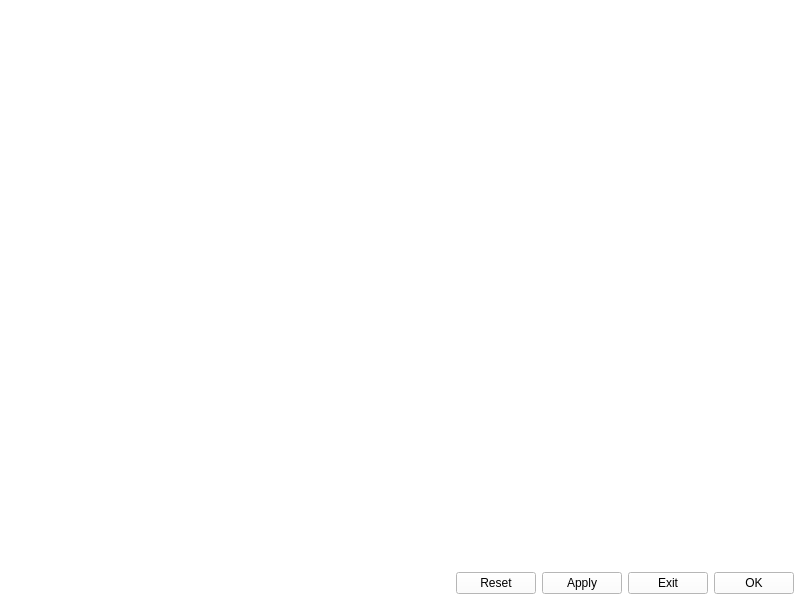
<?xml version="1.0" encoding="UTF-8"?>
<ui version="4.0">
 <class>MainWindow</class>
 <widget class="QMainWindow" name="MainWindow">
  <property name="geometry">
   <rect>
    <x>0</x>
    <y>0</y>
    <width>800</width>
    <height>600</height>
   </rect>
  </property>
  <property name="sizePolicy">
   <sizepolicy hsizetype="Minimum" vsizetype="Minimum">
    <horstretch>0</horstretch>
    <verstretch>0</verstretch>
   </sizepolicy>
  </property>
  <property name="minimumSize">
   <size>
    <width>200</width>
    <height>200</height>
   </size>
  </property>
  <property name="windowTitle">
   <string>Alterator Application Components</string>
  </property>
  <property name="styleSheet">
   <string notr="true">QMainWindow{
	background-color: white;
}</string>
  </property>
  <widget class="QWidget" name="centralwidget">
   <property name="sizePolicy">
    <sizepolicy hsizetype="Minimum" vsizetype="Minimum">
     <horstretch>10</horstretch>
     <verstretch>10</verstretch>
    </sizepolicy>
   </property>
   <property name="styleSheet">
    <string notr="true">QWidget{
	background-color: white;
}</string>
   </property>
   <layout class="QVBoxLayout" name="verticalLayout_2">
    <property name="spacing">
     <number>6</number>
    </property>
    <property name="leftMargin">
     <number>6</number>
    </property>
    <property name="topMargin">
     <number>6</number>
    </property>
    <property name="rightMargin">
     <number>6</number>
    </property>
    <property name="bottomMargin">
     <number>6</number>
    </property>
    <item>
     <widget class="amc::ComponentsWidget" name="componentsWidget" native="true">
      <property name="sizePolicy">
       <sizepolicy hsizetype="MinimumExpanding" vsizetype="MinimumExpanding">
        <horstretch>0</horstretch>
        <verstretch>0</verstretch>
       </sizepolicy>
      </property>
     </widget>
    </item>
    <item>
     <layout class="QHBoxLayout" name="horizontalLayout">
      <property name="leftMargin">
       <number>0</number>
      </property>
      <property name="topMargin">
       <number>0</number>
      </property>
      <property name="rightMargin">
       <number>0</number>
      </property>
      <property name="bottomMargin">
       <number>0</number>
      </property>
      <item>
       <spacer name="horizontalSpacer">
        <property name="orientation">
         <enum>Qt::Horizontal</enum>
        </property>
        <property name="sizeHint" stdset="0">
         <size>
          <width>40</width>
          <height>20</height>
         </size>
        </property>
       </spacer>
      </item>
      <item>
       <widget class="QPushButton" name="resetPushButton">
        <property name="text">
         <string>Reset</string>
        </property>
       </widget>
      </item>
      <item>
       <widget class="QPushButton" name="applyPushButton">
        <property name="text">
         <string>Apply</string>
        </property>
       </widget>
      </item>
      <item>
       <widget class="QPushButton" name="exitPushButton">
        <property name="text">
         <string>Exit</string>
        </property>
       </widget>
      </item>
      <item>
       <widget class="QPushButton" name="okPushButton">
        <property name="text">
         <string>OK</string>
        </property>
       </widget>
      </item>
     </layout>
    </item>
   </layout>
  </widget>
 </widget>
 <customwidgets>
  <customwidget>
   <class>amc::ComponentsWidget</class>
   <extends>QWidget</extends>
   <header location="global">componentswidget.h</header>
   <container>1</container>
  </customwidget>
 </customwidgets>
 <resources/>
 <connections/>
</ui>
